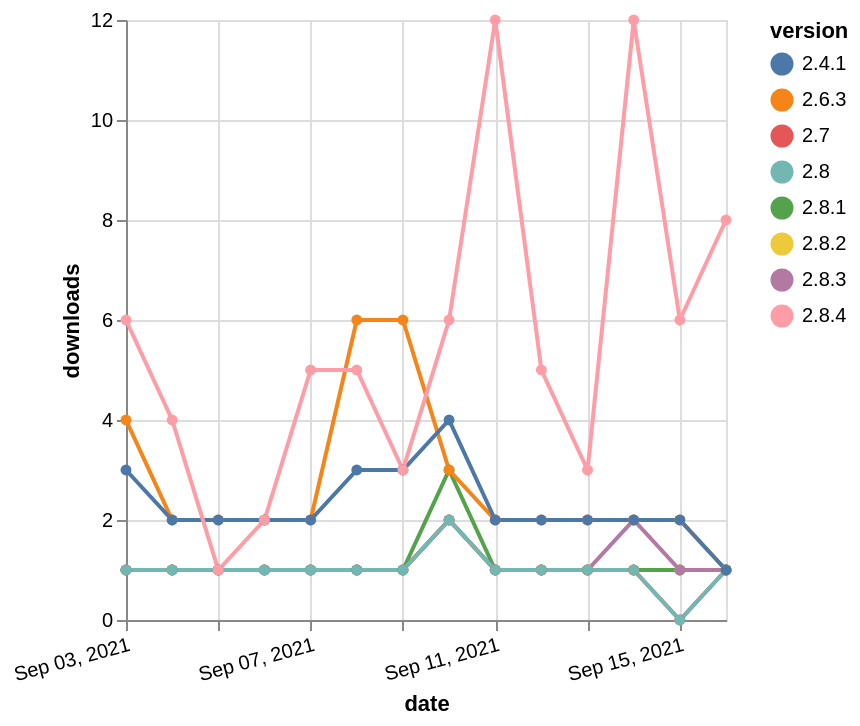

Express this chart as Vega-Lite.
### Vega-Lite specification from a JSON file in a GitHub repository (floating-point values rounded to 4 significant figures)
{"$schema": "https://vega.github.io/schema/vega-lite/v5.json", "description": "A simple bar chart with embedded data.", "data": {"values": [{"date": "2021-09-03", "total": 202, "delta": 1, "version": "2.8.2"}, {"date": "2021-09-04", "total": 203, "delta": 1, "version": "2.8.2"}, {"date": "2021-09-05", "total": 204, "delta": 1, "version": "2.8.2"}, {"date": "2021-09-06", "total": 205, "delta": 1, "version": "2.8.2"}, {"date": "2021-09-07", "total": 206, "delta": 1, "version": "2.8.2"}, {"date": "2021-09-08", "total": 207, "delta": 1, "version": "2.8.2"}, {"date": "2021-09-09", "total": 208, "delta": 1, "version": "2.8.2"}, {"date": "2021-09-10", "total": 210, "delta": 2, "version": "2.8.2"}, {"date": "2021-09-11", "total": 211, "delta": 1, "version": "2.8.2"}, {"date": "2021-09-12", "total": 212, "delta": 1, "version": "2.8.2"}, {"date": "2021-09-13", "total": 213, "delta": 1, "version": "2.8.2"}, {"date": "2021-09-14", "total": 214, "delta": 1, "version": "2.8.2"}, {"date": "2021-09-15", "total": 215, "delta": 1, "version": "2.8.2"}, {"date": "2021-09-16", "total": 216, "delta": 1, "version": "2.8.2"}, {"date": "2021-09-03", "total": 2217, "delta": 1, "version": "2.8.1"}, {"date": "2021-09-04", "total": 2218, "delta": 1, "version": "2.8.1"}, {"date": "2021-09-05", "total": 2219, "delta": 1, "version": "2.8.1"}, {"date": "2021-09-06", "total": 2220, "delta": 1, "version": "2.8.1"}, {"date": "2021-09-07", "total": 2221, "delta": 1, "version": "2.8.1"}, {"date": "2021-09-08", "total": 2222, "delta": 1, "version": "2.8.1"}, {"date": "2021-09-09", "total": 2223, "delta": 1, "version": "2.8.1"}, {"date": "2021-09-10", "total": 2226, "delta": 3, "version": "2.8.1"}, {"date": "2021-09-11", "total": 2227, "delta": 1, "version": "2.8.1"}, {"date": "2021-09-12", "total": 2228, "delta": 1, "version": "2.8.1"}, {"date": "2021-09-13", "total": 2229, "delta": 1, "version": "2.8.1"}, {"date": "2021-09-14", "total": 2230, "delta": 1, "version": "2.8.1"}, {"date": "2021-09-15", "total": 2231, "delta": 1, "version": "2.8.1"}, {"date": "2021-09-16", "total": 2232, "delta": 1, "version": "2.8.1"}, {"date": "2021-09-03", "total": 1774, "delta": 1, "version": "2.7"}, {"date": "2021-09-04", "total": 1775, "delta": 1, "version": "2.7"}, {"date": "2021-09-05", "total": 1776, "delta": 1, "version": "2.7"}, {"date": "2021-09-06", "total": 1777, "delta": 1, "version": "2.7"}, {"date": "2021-09-07", "total": 1778, "delta": 1, "version": "2.7"}, {"date": "2021-09-08", "total": 1779, "delta": 1, "version": "2.7"}, {"date": "2021-09-09", "total": 1780, "delta": 1, "version": "2.7"}, {"date": "2021-09-10", "total": 1782, "delta": 2, "version": "2.7"}, {"date": "2021-09-11", "total": 1783, "delta": 1, "version": "2.7"}, {"date": "2021-09-12", "total": 1784, "delta": 1, "version": "2.7"}, {"date": "2021-09-13", "total": 1785, "delta": 1, "version": "2.7"}, {"date": "2021-09-14", "total": 1786, "delta": 1, "version": "2.7"}, {"date": "2021-09-15", "total": 1786, "delta": 0, "version": "2.7"}, {"date": "2021-09-16", "total": 1787, "delta": 1, "version": "2.7"}, {"date": "2021-09-03", "total": 1470, "delta": 1, "version": "2.8.3"}, {"date": "2021-09-04", "total": 1471, "delta": 1, "version": "2.8.3"}, {"date": "2021-09-05", "total": 1472, "delta": 1, "version": "2.8.3"}, {"date": "2021-09-06", "total": 1473, "delta": 1, "version": "2.8.3"}, {"date": "2021-09-07", "total": 1474, "delta": 1, "version": "2.8.3"}, {"date": "2021-09-08", "total": 1475, "delta": 1, "version": "2.8.3"}, {"date": "2021-09-09", "total": 1476, "delta": 1, "version": "2.8.3"}, {"date": "2021-09-10", "total": 1478, "delta": 2, "version": "2.8.3"}, {"date": "2021-09-11", "total": 1479, "delta": 1, "version": "2.8.3"}, {"date": "2021-09-12", "total": 1480, "delta": 1, "version": "2.8.3"}, {"date": "2021-09-13", "total": 1481, "delta": 1, "version": "2.8.3"}, {"date": "2021-09-14", "total": 1483, "delta": 2, "version": "2.8.3"}, {"date": "2021-09-15", "total": 1484, "delta": 1, "version": "2.8.3"}, {"date": "2021-09-16", "total": 1485, "delta": 1, "version": "2.8.3"}, {"date": "2021-09-03", "total": 11478, "delta": 4, "version": "2.6.3"}, {"date": "2021-09-04", "total": 11480, "delta": 2, "version": "2.6.3"}, {"date": "2021-09-05", "total": 11482, "delta": 2, "version": "2.6.3"}, {"date": "2021-09-06", "total": 11484, "delta": 2, "version": "2.6.3"}, {"date": "2021-09-07", "total": 11486, "delta": 2, "version": "2.6.3"}, {"date": "2021-09-08", "total": 11492, "delta": 6, "version": "2.6.3"}, {"date": "2021-09-09", "total": 11498, "delta": 6, "version": "2.6.3"}, {"date": "2021-09-10", "total": 11501, "delta": 3, "version": "2.6.3"}, {"date": "2021-09-11", "total": 11503, "delta": 2, "version": "2.6.3"}, {"date": "2021-09-12", "total": 11505, "delta": 2, "version": "2.6.3"}, {"date": "2021-09-13", "total": 11507, "delta": 2, "version": "2.6.3"}, {"date": "2021-09-14", "total": 11509, "delta": 2, "version": "2.6.3"}, {"date": "2021-09-15", "total": 11511, "delta": 2, "version": "2.6.3"}, {"date": "2021-09-16", "total": 11512, "delta": 1, "version": "2.6.3"}, {"date": "2021-09-03", "total": 317, "delta": 1, "version": "2.8"}, {"date": "2021-09-04", "total": 318, "delta": 1, "version": "2.8"}, {"date": "2021-09-05", "total": 319, "delta": 1, "version": "2.8"}, {"date": "2021-09-06", "total": 320, "delta": 1, "version": "2.8"}, {"date": "2021-09-07", "total": 321, "delta": 1, "version": "2.8"}, {"date": "2021-09-08", "total": 322, "delta": 1, "version": "2.8"}, {"date": "2021-09-09", "total": 323, "delta": 1, "version": "2.8"}, {"date": "2021-09-10", "total": 325, "delta": 2, "version": "2.8"}, {"date": "2021-09-11", "total": 326, "delta": 1, "version": "2.8"}, {"date": "2021-09-12", "total": 327, "delta": 1, "version": "2.8"}, {"date": "2021-09-13", "total": 328, "delta": 1, "version": "2.8"}, {"date": "2021-09-14", "total": 329, "delta": 1, "version": "2.8"}, {"date": "2021-09-15", "total": 329, "delta": 0, "version": "2.8"}, {"date": "2021-09-16", "total": 330, "delta": 1, "version": "2.8"}, {"date": "2021-09-03", "total": 1977, "delta": 3, "version": "2.4.1"}, {"date": "2021-09-04", "total": 1979, "delta": 2, "version": "2.4.1"}, {"date": "2021-09-05", "total": 1981, "delta": 2, "version": "2.4.1"}, {"date": "2021-09-06", "total": 1983, "delta": 2, "version": "2.4.1"}, {"date": "2021-09-07", "total": 1985, "delta": 2, "version": "2.4.1"}, {"date": "2021-09-08", "total": 1988, "delta": 3, "version": "2.4.1"}, {"date": "2021-09-09", "total": 1991, "delta": 3, "version": "2.4.1"}, {"date": "2021-09-10", "total": 1995, "delta": 4, "version": "2.4.1"}, {"date": "2021-09-11", "total": 1997, "delta": 2, "version": "2.4.1"}, {"date": "2021-09-12", "total": 1999, "delta": 2, "version": "2.4.1"}, {"date": "2021-09-13", "total": 2001, "delta": 2, "version": "2.4.1"}, {"date": "2021-09-14", "total": 2003, "delta": 2, "version": "2.4.1"}, {"date": "2021-09-15", "total": 2005, "delta": 2, "version": "2.4.1"}, {"date": "2021-09-16", "total": 2006, "delta": 1, "version": "2.4.1"}, {"date": "2021-09-03", "total": 2116, "delta": 6, "version": "2.8.4"}, {"date": "2021-09-04", "total": 2120, "delta": 4, "version": "2.8.4"}, {"date": "2021-09-05", "total": 2121, "delta": 1, "version": "2.8.4"}, {"date": "2021-09-06", "total": 2123, "delta": 2, "version": "2.8.4"}, {"date": "2021-09-07", "total": 2128, "delta": 5, "version": "2.8.4"}, {"date": "2021-09-08", "total": 2133, "delta": 5, "version": "2.8.4"}, {"date": "2021-09-09", "total": 2136, "delta": 3, "version": "2.8.4"}, {"date": "2021-09-10", "total": 2142, "delta": 6, "version": "2.8.4"}, {"date": "2021-09-11", "total": 2154, "delta": 12, "version": "2.8.4"}, {"date": "2021-09-12", "total": 2159, "delta": 5, "version": "2.8.4"}, {"date": "2021-09-13", "total": 2162, "delta": 3, "version": "2.8.4"}, {"date": "2021-09-14", "total": 2174, "delta": 12, "version": "2.8.4"}, {"date": "2021-09-15", "total": 2180, "delta": 6, "version": "2.8.4"}, {"date": "2021-09-16", "total": 2188, "delta": 8, "version": "2.8.4"}]}, "width": "container", "mark": {"type": "line", "point": {"filled": true}}, "encoding": {"x": {"field": "date", "type": "temporal", "timeUnit": "yearmonthdate", "title": "date", "axis": {"labelAngle": -15}}, "y": {"field": "delta", "type": "quantitative", "title": "downloads"}, "color": {"field": "version", "type": "nominal"}, "tooltip": {"field": "delta"}}}
